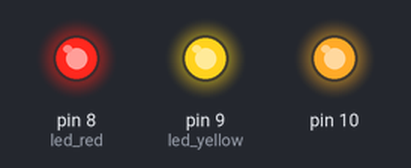
Recording of a sketch running on a simulated Arduino Uno, built with avr-gcc and run on an emulated ATmega328P. On the bench: output pins drawn as LEDs (lit = HIGH). What the sketch prints to the serial monitor is not drawn.

Above: at 0.05 s.
At 5.1 s:
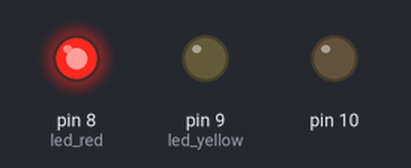
At 10.29 s:
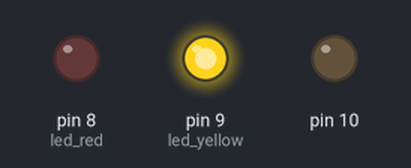
At 15.3 s:
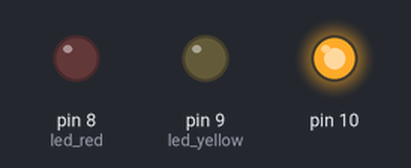
At 20.45 s:
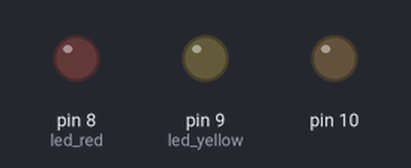
Timing chart, 0 to 23.2 s (numbered marks = the images above):
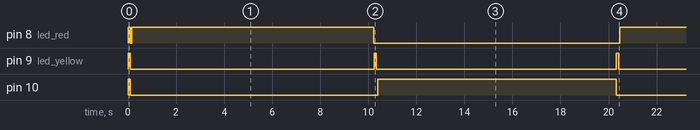

Measured:
- by itself, pin 8 (led_red): goes HIGH 0.10 s, LOW 0.05 s, 6 × (HIGH 10.1 s, LOW 10.2 s), then HIGH
- by itself, pin 9 (led_yellow): alternates HIGH for 0.10 s and LOW for 10.0 s
- by itself, pin 10: repeats every 20.2 s: LOW 10.3 s, HIGH 9.9 s

The sketch:

main.ino
```cpp
// Simulating State machine

#include <avr/io.h>
#include <avr/interrupt.h>
#include <util/delay.h>

const uint8_t led_red = 0;      // PB0
const uint8_t led_yellow = 1;   // PB1
const uint8_t led_green = 2;    // PB2
const uint8_t red_state     = 0x0001;
const uint8_t green_state   = 0x0002;
const uint8_t yellow_state  = 0x0003;
volatile uint8_t current_state = red_state;
volatile uint8_t prev_state;      // variable is used to track previous state of traffic light
volatile long long int time_passed = 0;
volatile double past_change = 0.0;

static inline uint8_t change_state(void);
static inline uint8_t change_state(void){
  double current_time = get_time();
  if (current_state & red_state){
    Serial.println("Current state is red");
    if (current_time - past_change > 10){
      Serial.println("Turning off RED");
      past_change = get_time();
      prev_state = current_state;
      current_state = green_state;
      return 1;
    }
  }
  else if (current_state & green_state){
    Serial.println("Current state is GREEN");
    if (current_time - past_change > 10){
      Serial.println("Turning off GREEN");
      past_change = get_time();
      prev_state = current_state;
      current_state = red_state;
      return 1;
    }
  }
  return 0;
}

static inline void turn_on_yellow_led(void);
static inline void turn_on_yellow_led(void){
  PORTB = 0;
  _delay_ms(10);
  PORTB |= (1 << led_yellow);
  _delay_ms(100);
  PORTB = 0;
}

static inline void turn_on_led(uint8_t led);
static inline void turn_on_led(uint8_t led){
  PORTB = 0;
  _delay_ms(50);
  PORTB |= (1 << led);
}

static inline void turn_led(void);
static inline void turn_led(void){
  switch(current_state){
    case red_state:
      turn_on_led(led_red);
      break;
    case yellow_state:
      turn_on_yellow_led();
      break;
    case green_state:
      turn_on_led(led_green);
      break;
    default:
      break;
  }
}

static inline void init_io(void);
static inline void init_io(void){
  DDRB |= (1 << led_red) | (1 << led_yellow) | (1 << led_green);
  PORTB |= (1 << led_red) | (1 << led_yellow) | (1 << led_green); // Turn them on for a bit just to signal
  _delay_ms(100);
  PORTB = 0;
}

static inline void init_timer(void);
static inline void init_timer(void){
  TCCR0A |= (1 << WGM01);         // Set CTC Mode of timer;
  TCCR0B |= (1 << CS02) | (1 << CS00);    // Set prescaler to 1024
  TIMSK0 |= (1 << OCIE0A);        // Set timer interrupt match compare
  OCR0A = 255;
  sei();                          // turn on interrupts!!!
}

static inline double get_time(void){
  double result;
  long long int timer;
  char cSREG;
  cSREG = SREG;
  cli();
  timer = time_passed;
  SREG = cSREG;
  result = (double) timer / 1000000.0 ;
  Serial.print("Current timer: ");
  Serial.println(result);
  return result;
}

ISR(TIMER0_COMPA_vect){
  time_passed += 16384;
}

int main(void){
  uint8_t is_change_state = 0;    // Used to check if we have to change the state;
  // Initialising
  Serial.begin(9600);
  init_io();
  init_timer();

  // Start with red light:
  turn_on_led(led_red);

  // infinite while loop
  while(1){
    is_change_state = change_state();
    if (is_change_state == 1){
      turn_on_yellow_led();
      turn_led();
    }
  }
  return 0;
}
```
